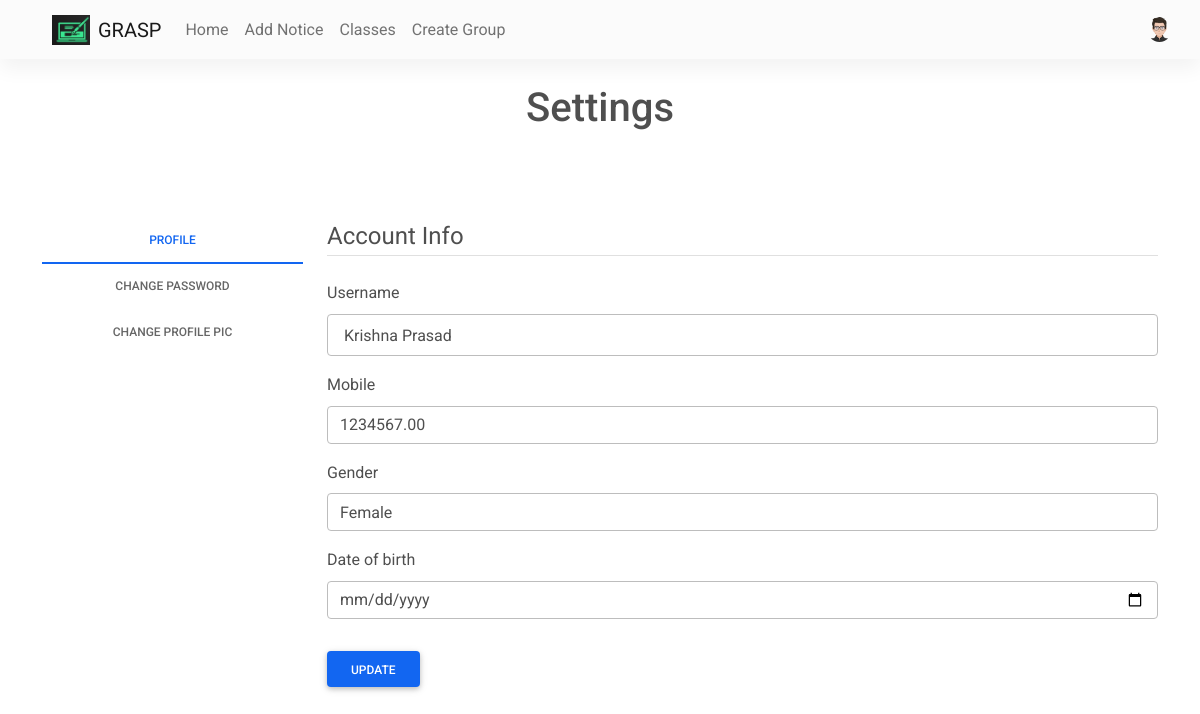
The app's page /settings (signed in) with its own data.
### website/models.py (models this page shows)
class User(db.Model, UserMixin):
    id = db.Column(db.Integer, primary_key=True)
    email = db.Column(db.String(150), unique=True, nullable=False)
    password = db.Column(db.String(150), nullable=False)
    first_name = db.Column(db.String(150), nullable=False)
    user_type = db.Column(db.String(1), nullable=False)
    notes = db.relationship('Note', backref='author', lazy=True)
    array_ids = db.relationship('Array_ids')
    student = db.relationship('Student', backref='user')
    teacher = db.relationship('Teacher', backref='user')
    mobile = db.Column(db.Integer, nullable=False)
    profile_pic = db.Column(
        db.String(150), nullable=False, default="default.jpg")
    dob = db.Column(db.DateTime(timezone=True), nullable=False)
    gender = db.Column(db.String(1), nullable=False)

### website/users/routes.py (the view)
@users.route('/settings', methods=['GET', 'POST'])
@login_required
def settings():
    form = UpdateAccountForm()
    form2 = Change_password()
    form3 = Profile_pic_Form()
    if form.validate_on_submit():
        dob = datetime.strptime(request.form.get('dob'), '%Y-%m-%d')
        gender = request.form.get('gender')
        current_user.first_name = form.username.data
        current_user.gender = gender
        current_user.mobile = form.mobile.data
        current_user.dob = dob
        db.session.commit()
    elif request.method == 'GET':
        form.username.data = current_user.first_name
        form.mobile.data = current_user.mobile
    image_file = url_for(
        'static', filename='img/' + current_user.profile_pic)
    return render_template("settings.html", user=current_user, form=form, image_file=image_file, form2=form2, form3=form3)

### website/users/forms.py
class UpdateAccountForm(FlaskForm):
    username = StringField('Username',
                           validators=[DataRequired(), Length(min=2, max=30)])
    mobile = DecimalField('Mobile', validators=[DataRequired()])
    submit = SubmitField('Update')

class Change_password(FlaskForm):
    current_password = PasswordField('current password', validators=[
        DataRequired(), Length(min=4, max=30)])
    new_password = PasswordField('new_Password', validators=[
                                 DataRequired(), Length(min=4, max=30)])
    confirm_password = PasswordField('Confirm Password',
                                     validators=[DataRequired(), EqualTo('new_password'), Length(min=4, max=30)])
    submit = SubmitField('Update')

### website/templates/settings.html (shortened to what this page needs)
{% extends "base.html" %}
{% block content %}
<h1 align="Center">Settings</h1>
<div class="row">
    <div class="col-3">
        <div class="nav flex-column nav-tabs text-center" id="v-tabs-tab" role="tablist" aria-orientation="vertical">
            <a class="nav-link active" id="v-tabs-home-tab" data-mdb-toggle="tab" href="#v-tabs-home" role="tab"
                aria-controls="v-tabs-home" aria-selected="true">Profile</a>
            <a class="nav-link" id="v-tabs-profile-tab" data-mdb-toggle="tab" href="#v-tabs-profile" role="tab"
                aria-controls="v-tabs-profile" aria-selected="false">Change Password</a>
            <a class="nav-link" id="v-tabs-messages-tab" data-mdb-toggle="tab" href="#v-tabs-messages" role="tab"
                aria-controls="v-tabs-messages" aria-selected="false">Change Profile pic</a>
        </div>
    </div>
    <div class="col-9">
        <div class="tab-content" id="v-tabs-tabContent">
            <div class="tab-pane fade show active" id="v-tabs-home" role="tabpanel" aria-labelledby="v-tabs-home-tab">
                <form method="POST" action="{{url_for('users.settings')}}">
                    <fieldset class="form-group">
                        <legend class="border-bottom mb-4">Account Info</legend>
                        <div class="form-group">
                            {{ form.username.label(class="form-control-label") }}
                            {% if form.username.errors %}
                            {{ form.username(class="form-control form-control-lg is-invalid",value="{{user.user_name}}")
                            }}
                            <div class="invalid-feedback">
                                {% for error in form.username.errors %}
                                <span>{{ error }}</span>
                                {% endfor %}
                            </div>
                            {% else %}
                            {{ form.username(class="form-control form-control-lg") }}
                            {% endif %}
                        </div>
                        <div class="form-group">
                            {{ form.mobile.label(class="form-control-label") }}
                            {% if form.mobile.errors %}
                            {{ form.mobile(class="form-control form-control is-invalid") }}
                            <div class="invalid-feedback">
                                {% for error in form.mobile.errors %}
                                <span>{{ error }}</span>
                                {% endfor %}
                            </div>
                            {% else %}
                            {{ form.mobile(class="form-control form-control", placeholder="Enter Mobile Number") }}
                            {% endif %}
                        </div>
                        <div class="form-group">
                            <label for="gender">Gender</label>
                            <select class="form-control" name="gender" id="gender">
                                <option value="f">Female</option>
                            </select>
                        </div>
                        <div class="form-group">
                            <label for="dob">Date of birth</label>
                            <input type="date" class="form-control" placeholder="Date of Birth" name="dob" id="dob"
                                value={{date}} required>
                        </div>
                    </fieldset>
                    <div class="form-group">
                        {{ form.submit(class="btn btn-primary") }}
                    </div>
                </form>
            </div>
        </div>
    </div>
</div>
{% endblock %}

### website/templates/base.html (shortened to what this page needs)
<!DOCTYPE html>
<html lang="en">
<head>
    <link rel="stylesheet" href="https://use.fontawesome.com/releases/v5.15.2/css/all.css" />
    <link rel="stylesheet" href="https://stackpath.bootstrapcdn.com/bootstrap/4.4.1/css/bootstrap.min.css"
 />
    <link rel="stylesheet" type="text/css" href="{{ url_for('static', filename='css/mdb.min.css') }}">
    <link rel="stylesheet" type="text/css" href="{{ url_for('static', filename='css/mdb.rtl.min.css') }}">
</head>
<body>
    <nav class="navbar navbar-expand-lg navbar-light bg-light">
        <div class="container-fluid">
            <a class="navbar-brand" href="/">
                <img src="{{url_for('static',filename='logo4.jpeg')}}" class="me-2" height="30" alt="" loading="lazy" />
                GRASP
            </a>
            <div class="collapse navbar-collapse" id="navbarNavAltMarkup">
                {% if user.is_authenticated %}
                {% if user.user_type=='s' %}
                <div class="navbar-nav mr-auto">
                    <a class="nav-link" aria-current="page" href="/">Home</a>
                    <a class="nav-item nav-link" id="courses" href="/courses">Courses</a>
                    <a class="nav-item nav-link" id="attendance" href="/attendance">Attendance</a>
                    <a class="nav-item nav-link" id="groups" href="/groups">Groups</a>
                    {% if user.user_type=='a' %}
                    <a class="nav-link" href="{{url_for('admin.all_users')}}">Users</a>
                    <a class="nav-link" href="#">Posts</a>
                    {% endif %}
                </div>
                {% else %}
                <div class="navbar-nav mr-auto">
                    <a class="nav-link" aria-current="page" href="/">Home</a>
                    <a class="nav-item nav-link" id="courses" href="/addpost">Add Notice</a>
                    <a class="nav-item nav-link" id="attendance" href="/classes">Classes</a>
                    <a class="nav-item nav-link" id="groups" href="/groups">Create Group</a>
                </div>
                {% endif %}
                <div class="d-flex align-items-center">
                    <a class="dropdown-toggle d-flex align-items-center hidden-arrow" href="#"
                        id="navbarDropdownMenuLink" role="button" data-mdb-toggle="dropdown" aria-expanded="false">
                        <img src="{{url_for('static', filename='img/' + user.profile_pic)}}" class="rounded-circle"
                            height="25" alt="" loading="lazy" />
                    </a>
                </div>
                {% else %}
                <div class="navbar-nav me-auto mb-2 mb-lg-0">
                </div>
                <div class="d-flex align-items-center">
                    <a class="btn btn-link" id="login" href="/login">Login</a>
                </div>
                {% endif %}
            </div>
        </div>
    </nav>
    <div class="container">
        {% block content %}{% endblock %}
    </div>
</body>
</html>

### records on screen
User: profile_pic (picture), mobile "1234567.00"
